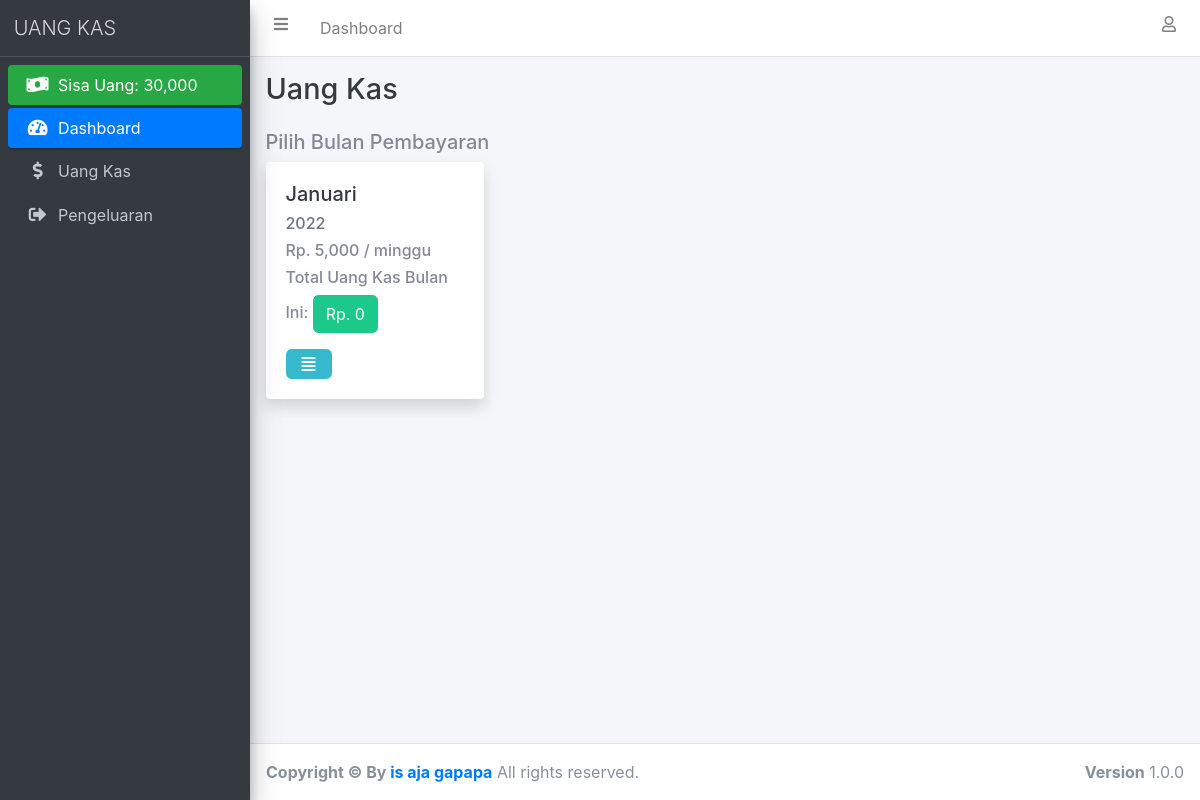
Page /uang_kas_user.php on the committed database.
### tables this page shows
CREATE TABLE `bulan_pembayaran` (
  `id_bulan_pembayaran` int(11) NOT NULL,
  `nama_bulan` enum('januari','februari','maret','april','mei','juni','juli','agustus','september','oktober','november','desember') NOT NULL,
  `tahun` int(4) NOT NULL,
  `pembayaran_perminggu` int(11) NOT NULL
);

### uang_kas_user.php (the view, shortened to what this page needs)
<?php
require 'connection.php';
$bulan_pembayaran = mysqli_query($conn, "SELECT * FROM bulan_pembayaran ORDER BY tahun ASC");
?>
<!DOCTYPE html>
<html>
<head>
    <?php include 'include/css.php'; ?>
</head>
<body class="hold-transition sidebar-mini layout-fixed">
    <div class="wrapper">
        <?php include 'include/usernavbar.php'; ?>
        <?php include 'include/usersidebar.php'; ?>
        <div class="content-wrapper">
            <div class="content-header">
                <div class="container-fluid">
                    <div class="row justify-content-center mb-2">
                        <div class="col-sm">
                            <h1 class="m-0 text-dark">Uang Kas</h1>
                        </div>
                    </div>
                </div>
            </div>
            <section class="content">
                <div class="container-fluid">
                    <div class="row justify-content-center">
                        <div class="col-lg text-left">
                            <h5>Pilih Bulan Pembayaran</h5>
                        </div>
                    </div>
                    <div class="row">
                        <?php foreach ($bulan_pembayaran as $dbp) : ?>
                            <?php
                            $id_bulan_pembayaran = $dbp['id_bulan_pembayaran'];
                            $total_uang_kas_bulan_ini = mysqli_fetch_assoc(mysqli_query($conn, "SELECT sum(minggu_ke_1 + minggu_ke_2 + minggu_ke_3 + minggu_ke_4) as total_uang_kas_bulan_ini FROM uang_kas WHERE id_bulan_pembayaran = '$id_bulan_pembayaran'"));
                            $total_uang_kas_bulan_ini = $total_uang_kas_bulan_ini['total_uang_kas_bulan_ini'];
                            ?>
                            <div class="col-lg-3">
                                <div class="card shadow">
                                    <div class="card-body">
                                        <h5><a href="detail_bulan_pembayaran.php?id_bulan_pembayaran=<?= $dbp['id_bulan_pembayaran']; ?>" class="text-dark"><?= ucwords($dbp['nama_bulan']); ?></a></h5>
                                        <h6 class="text-muted"><?= $dbp['tahun']; ?></h6>
                                        <h6>Rp. <?= number_format($dbp['pembayaran_perminggu']); ?> / minggu</h6>
                                        <h6>Total Uang Kas Bulan Ini: <span class="my-2 btn btn-success">Rp. <?= number_format($total_uang_kas_bulan_ini); ?></span></h6>
                                        <a href="detail_bulan_pembayaran_user.php?id_bulan_pembayaran=<?= $dbp['id_bulan_pembayaran']; ?>" class="btn btn-info"><i class="fas fa-fw fa-align-justify"></i></a>
                                    </div>
                                </div>
                            </div>
                        <?php endforeach ?>
                    </div>
                </div>
            </section>
        </div>
        <footer class="main-footer">
            <strong>Copyright &copy; By<a href="https://www.instagram.com/isajagapapa/" target="_blank"> is aja gapapa</a></strong>
            All rights reserved.
            <div class="float-right d-none d-sm-inline-block">
                <b>Version</b> 1.0.0
            </div>
        </footer>
    </div>
</body>
</html>

### rows in the picture
bulan_pembayaran: nama_bulan "Januari", tahun "2022", pembayaran_perminggu "5,000", total_uang_kas_bulan_ini "0"

### other values in the picture
$jml_uang_kas - $jml_pengeluaran "30,000"
